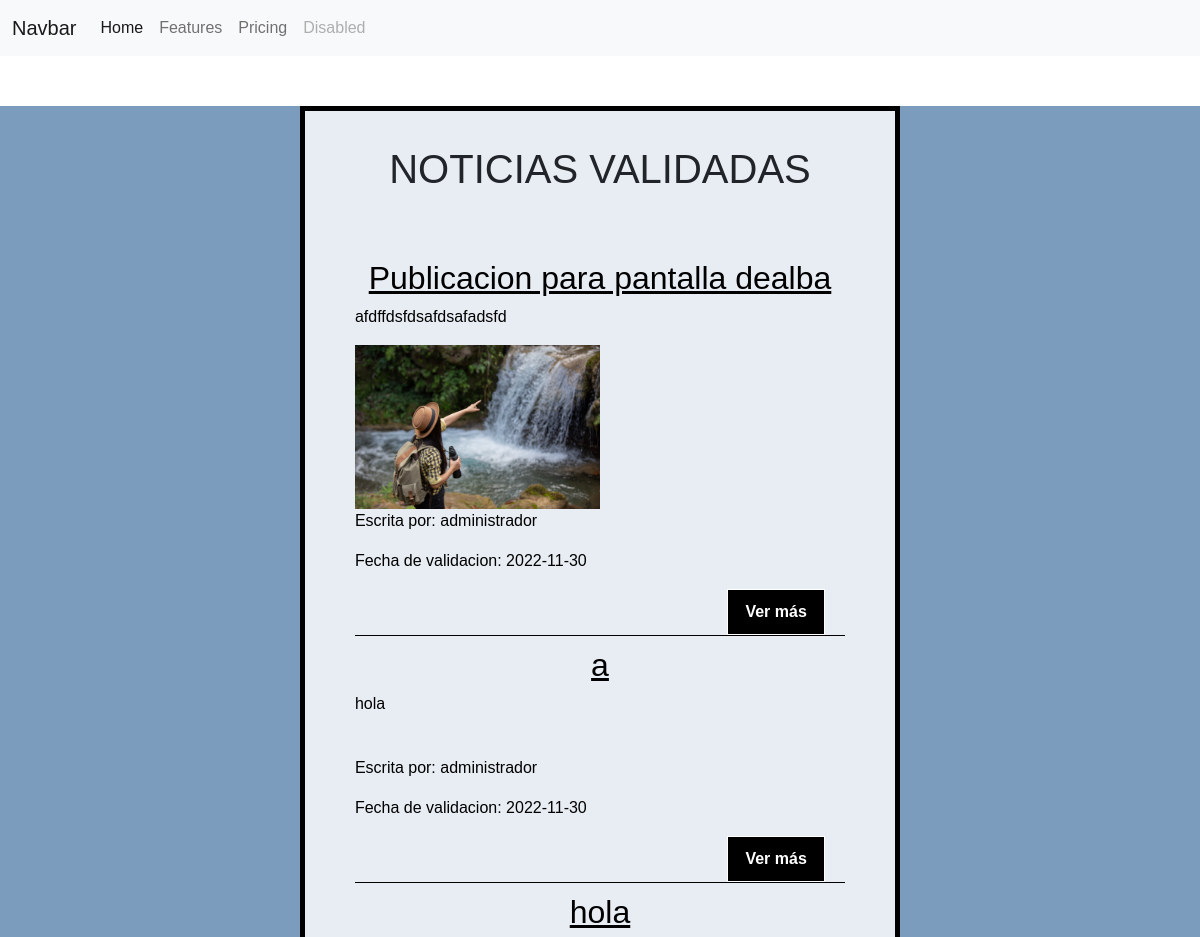
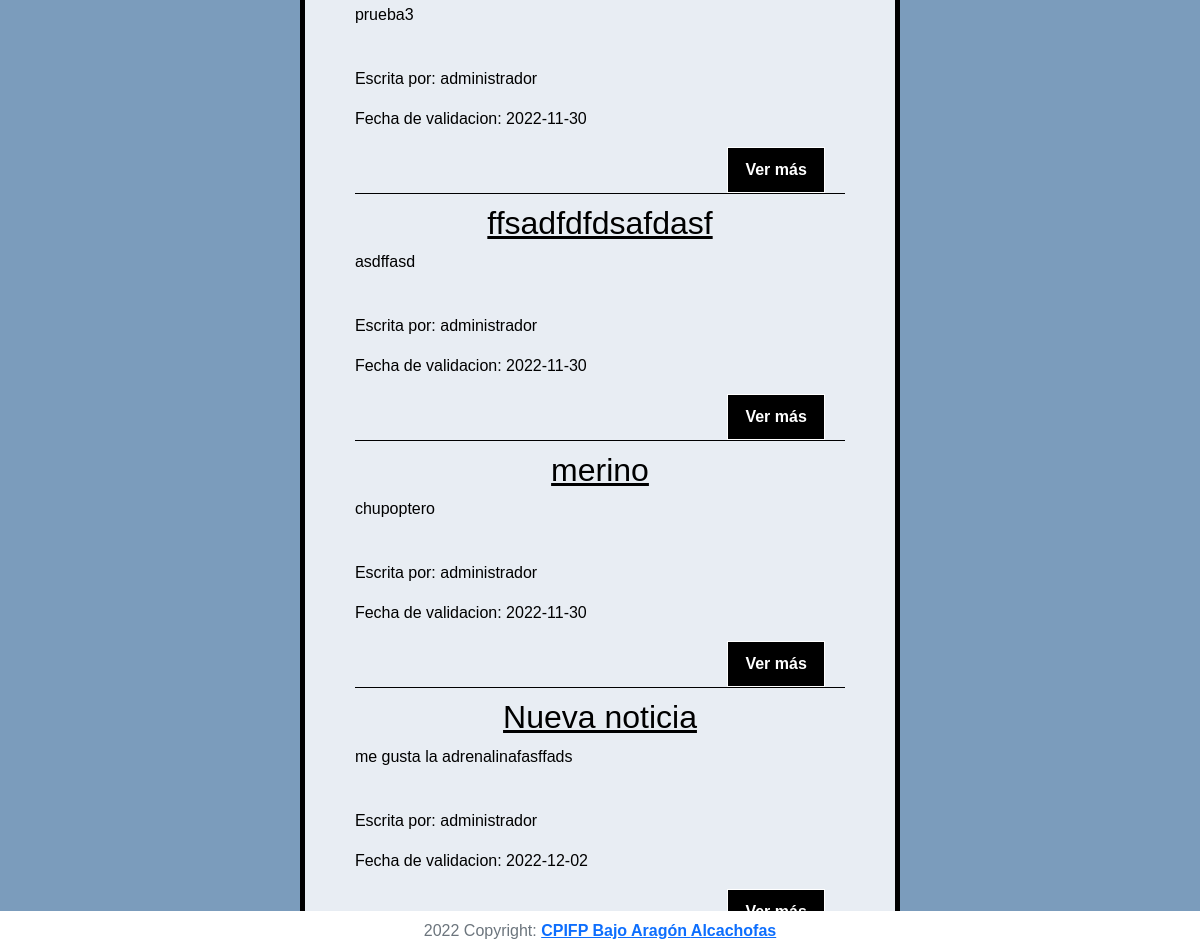
Page /mostrarTodas.php (signed in) on the committed database (2 pictures, top to bottom).
### tables this page shows
CREATE TABLE `PUBLICACION` (
  `idPublic` int(11) NOT NULL,
  `tituloPublic` varchar(100) NOT NULL,
  `mensajePublic` varchar(255) NOT NULL,
  `archivo` varchar(255) DEFAULT NULL,
  `fechaInicio` date NOT NULL DEFAULT '2020-12-03',
  `fechaLimite` date NOT NULL,
  `idUser` int(11) NOT NULL,
  `fechaAutorizacion` date DEFAULT NULL,
  `validada` tinyint(1) DEFAULT '0',
  `motivoDenegacion` varchar(255) DEFAULT NULL
);

CREATE TABLE `USUARIO` (
  `idUser` int(11) NOT NULL,
  `nombreUser` varchar(255) NOT NULL,
  `claveUser` varchar(255) NOT NULL,
  `idDpto` int(11) NOT NULL,
  `email` varchar(100) DEFAULT NULL,
  `rol` int(11) NOT NULL
);

### mostrarTodas.php (the view, shortened to what this page needs)
<!DOCTYPE html>
<html lang="en">
<head>
<link href="https://cdn.jsdelivr.net/npm/bootstrap@5.0.2/dist/css/bootstrap.min.css" rel="stylesheet">
    <link rel="stylesheet" href="styles/todasN.css">
</head>
<body>
    <header>
    <nav class="navbar navbar-expand-lg navbar-light bg-light">
  <div class="container-fluid">
    <a class="navbar-brand" href="#">Navbar</a>
    <div class="collapse navbar-collapse" id="navbarNavAltMarkup">
      <div class="navbar-nav">
        <a class="nav-link active" aria-current="page" href="#">Home</a>
        <a class="nav-link" href="#">Features</a>
        <a class="nav-link" href="#">Pricing</a>
        <a class="nav-link disabled" href="#" tabindex="-1" aria-disabled="true">Disabled</a>
      </div>
    </div>
  </div>
</nav>
    </header>
    <main>
        <div id="containerValidar">
                <br>
                <h1 style="text-align:center;">NOTICIAS VALIDADAS</h1>
                <br>
                <br>
                <?php
                  require_once 'Base.php';
                    $query="select tituloPublic, mensajePublic,fechaLimite,nombreUser,archivo, fechaAutorizacion from PUBLICACION P, USUARIO U where U.idUser=P.idUser and validada='1'";
                    $resultado=$connection->query($query);
                    if ($resultado) {
                        while ($row = $resultado->fetch_assoc()) {
                            $field2name = $row["tituloPublic"];
                            $field3name = $row["mensajePublic"];
                            $field6name = $row['nombreUser'];
                            $field7name = $row['fechaAutorizacion'];
                            $field8name = $row['archivo'];
                            echo "<div id='noticia'>";
                            echo '<h2 id="titulo2">'.$field2name.'</h2>';
                            echo "<p>".$field3name."</p>";
                            if($field8name!="imagenesNoticias/"){
                                echo "<img id='foto' src='$field8name'>";
                            }
                            echo "<p>Escrita por: ".$field6name."</p>";
                            echo "<p>Fecha de validacion: ".$field7name."</p>";
                            echo "<form action='verMas.php' method='post'><select id='invisible'name='select' value='seleccione noticia' required></option>
                            <option name='opcion' selected>$field2name</option><input id='VALIDAR' type='submit' name='MAS' value='Ver más'></form>
                            <br>";
                           echo "</div>";
                        }
                    }
                ?>
        </div>
    </main>
    <footer class="text-center text-lg-start bg-dark text-muted fixed-bottom">
    <div class="text-center p-2" style="background-color:  white;">
        2022 Copyright:
    <a class="text-reser fw-bold" target="_blank" href="https://cpifpbajoaragon.com">
            CPIFP Bajo Aragón
    </a>
    <a class="text-reser fw-bold danger" target="_blank" href="https://alcachofa.com">
           Alcachofas
    </a>
    </div>
</footer>
</body>
</html>

### styles/todasN.css (style rules this page uses)
* { margin: 0px; padding: 0px; font-family: Arial, Helvetica, sans-serif; }
main { background-color: rgb(123,156,188); }
#containerValidar { width: 50%; margin: auto; background: white; padding: 10px; min-height: 50vh; border: 5px solid rgb(0, 0, 0); display: flex; flex-direction: column; align-items: left; position: sticky; justify-content: center; margin-top: 50px; height: max-content; background: rgba(255, 255, 255, 0.822); }
#noticia { color: rgb(0, 0, 0); float: left; margin-left: 7%; margin-right: 7%; border-bottom: 1px solid black; }
#titulo2 { margin-top: 10px; text-align: center; text-decoration: underline black; }
#foto { width: 50%; max-height: 300px; }
#invisible { visibility: hidden; position: fixed; }
#VALIDAR { background-color: black; padding: 10px; color: white; width: 20%; font-weight: bold; border: white 1px solid; float: right; margin-right: 20px; }

### rows in the picture
publicacion: tituloPublic "Publicacion para pantalla dealba", mensajePublic "afdffdsfdsafdsafadsfd", archivo (picture), idUser.nombreUser "administrador", fechaAutorizacion "2022-11-30"
publicacion: tituloPublic "a", mensajePublic "hola", idUser.nombreUser "administrador", fechaAutorizacion "2022-11-30"
publicacion: tituloPublic "hola", mensajePublic "prueba3", idUser.nombreUser "administrador", fechaAutorizacion "2022-11-30"
publicacion: tituloPublic "ffsadfdfdsafdasf", mensajePublic "asdffasd", idUser.nombreUser "administrador", fechaAutorizacion "2022-11-30"
publicacion: tituloPublic "merino", mensajePublic "chupoptero", idUser.nombreUser "administrador", fechaAutorizacion "2022-11-30"
publicacion: tituloPublic "Nueva noticia", mensajePublic "me gusta la adrenalinafasffads", idUser.nombreUser "administrador", fechaAutorizacion "2022-12-02"
